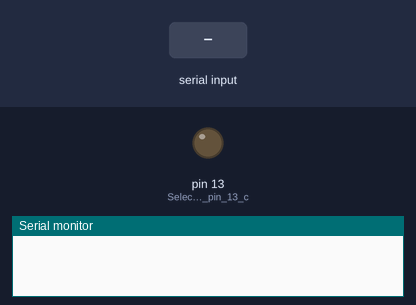
Simulated run of this sketch. Board: Arduino Uno, built with avr-gcc and run on an emulated ATmega328P. Shown: output pins drawn as LEDs (lit = HIGH), the last lines printed to the serial monitor. Inputs (shaded band) come from the test bench.

Above: at 1.2 s.
1.3 s: "A" received over Serial
At 2.2 s:
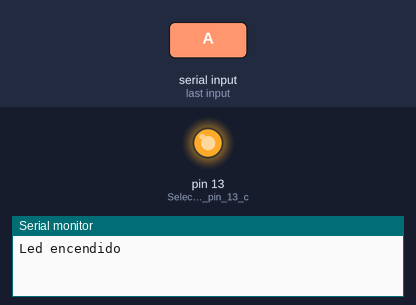
2.8 s: "1" received over Serial
At 4.0 s:
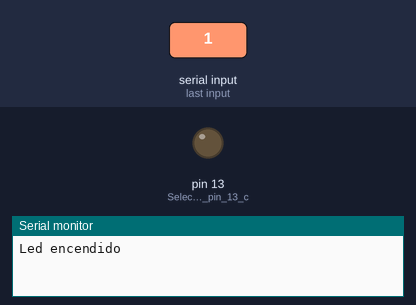
Timing chart, 0 to 5.8 s (numbered marks = the images above; inputs shaded):
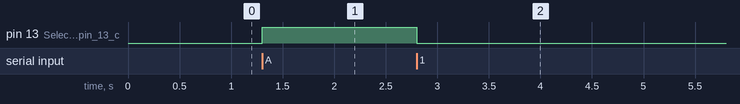

Measured:
- after the input at 1.3 s, pin 13 (Seleccionamos_el_pin_13_c): LOW → HIGH at once
- after the input at 2.8 s, pin 13 (Seleccionamos_el_pin_13_c): HIGH → LOW at once

The sketch:

BluetoothLed.ino
```cpp
void setup()
{
  pinMode(13,OUTPUT);//Seleccionamos el pin 13 como salida
  Serial.begin(9600);//Inicializamos el valor de transmisión.
}

void loop()
{
  while (Serial.available())//Declaramos un sentencia, Mientras el puerto Serial este disponible se empieza el ciclo
  {
    char dato= Serial.read(); //Declaramos una variable de tipo carácter y Seo lee la variale enviada desde el Bluetooth.
    digitalWrite(13,LOW); //Indicamos que en el puerto 13 la señal será baja por lo que el LED estará apagado.
    switch(dato)
    {
    case 'A': //Si en el caso de ser A la varible enviada, entonces:
      {
        digitalWrite(13,HIGH);//La señal será alta, encenderá el LED.
        Serial.println("Led encendido");//Se mostrará un mensaje.
        break;//El caso se detiene.
      }
    case 'B': //Si en el caso de ser A la variable enviada, entonceS:
      {
        digitalWrite(13,LOW);//la señal será baja por lo que el LED estará apagado.
        Serial.println("Led apagado");//Se mostrará un mensaje.
        break;
      }
    }
  }
  Serial.flush();
}
```
